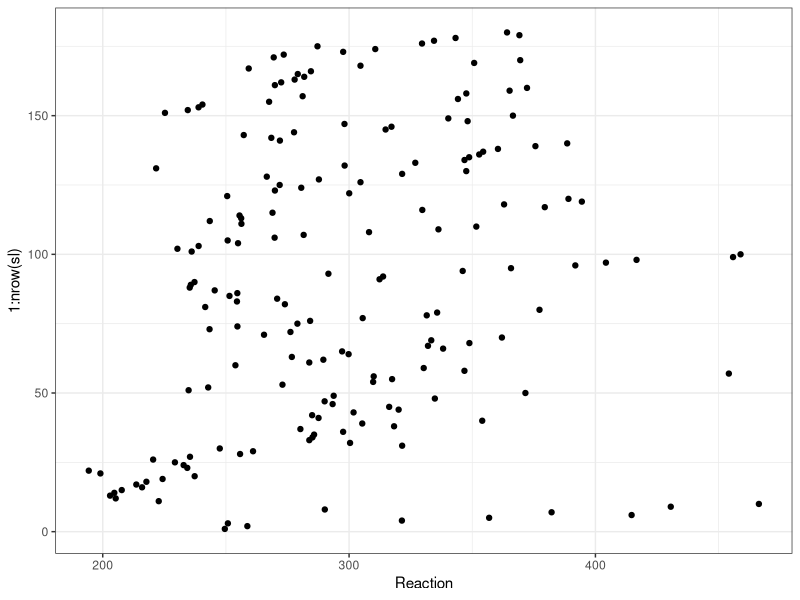
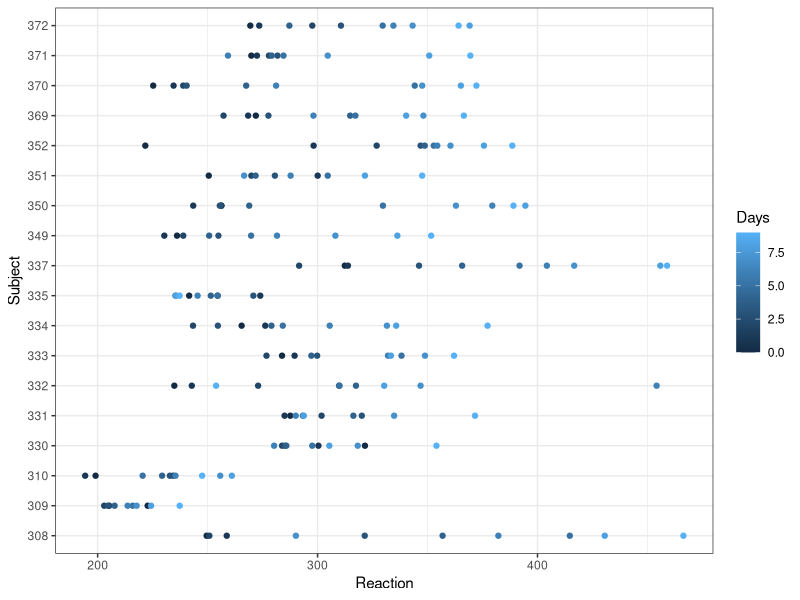
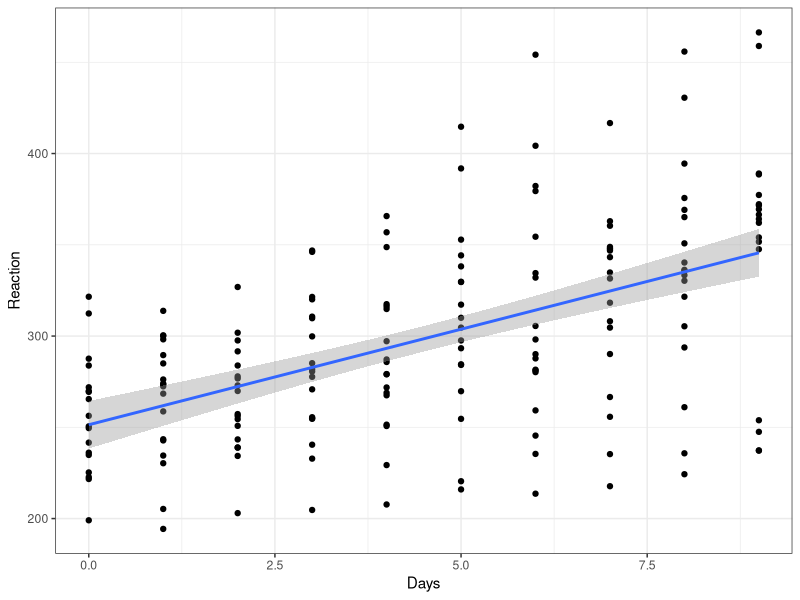
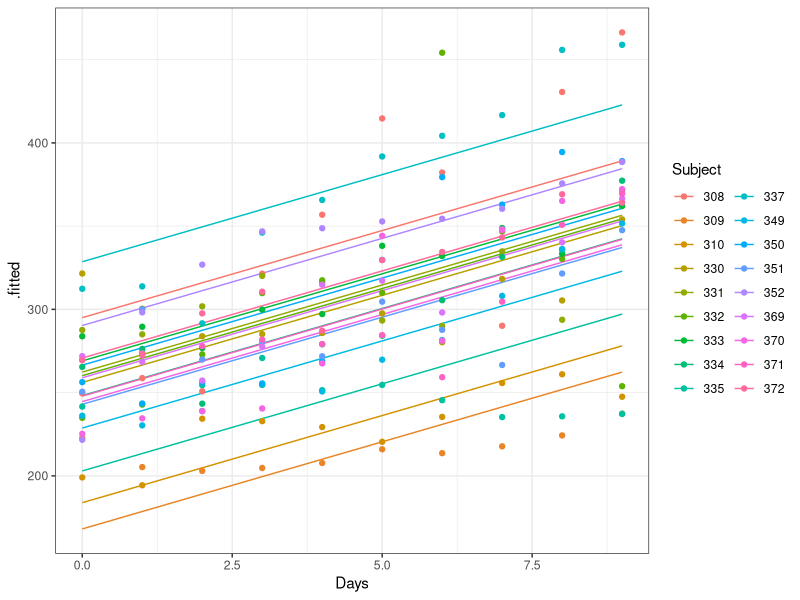
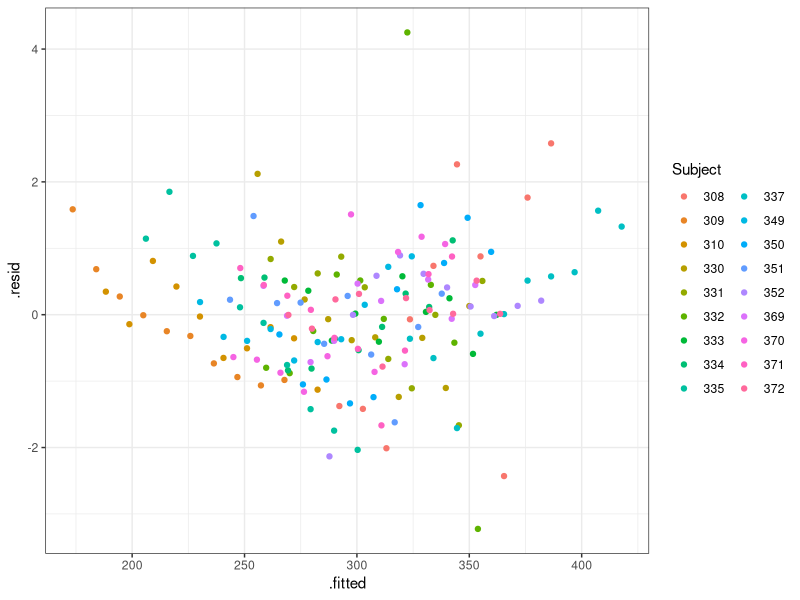
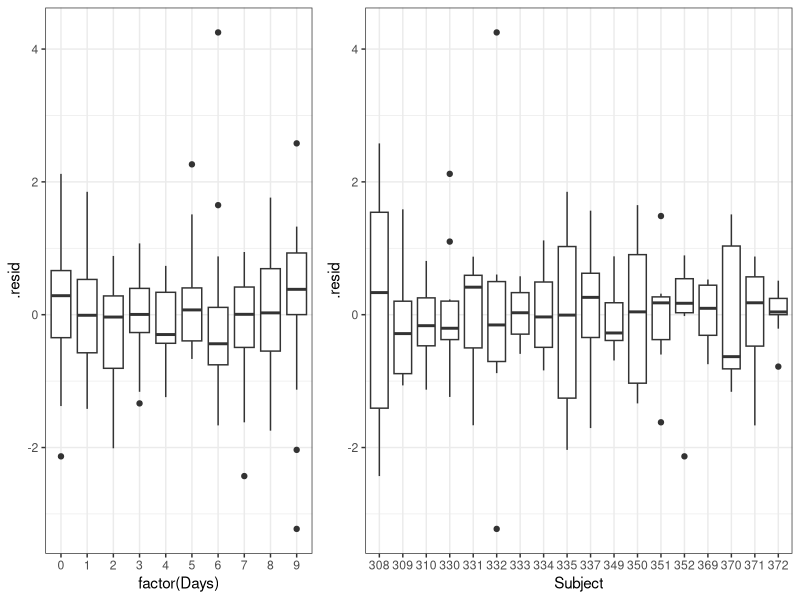
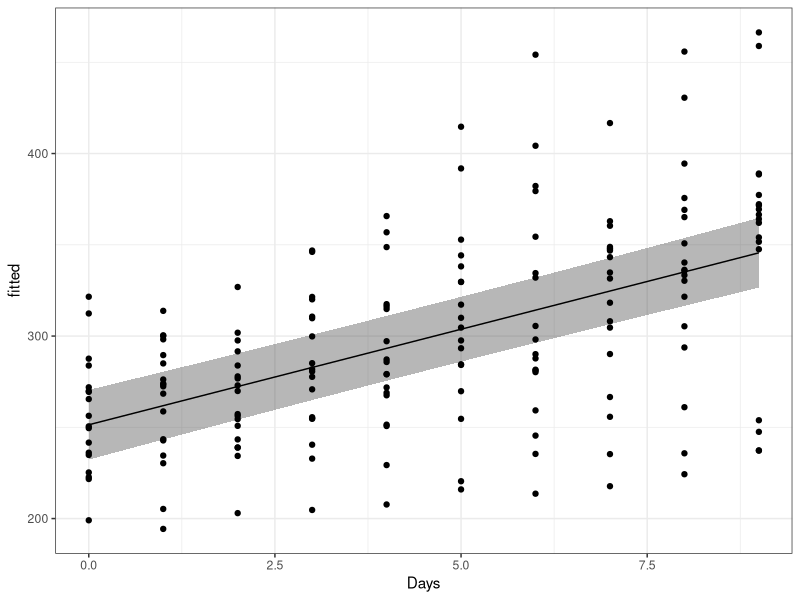
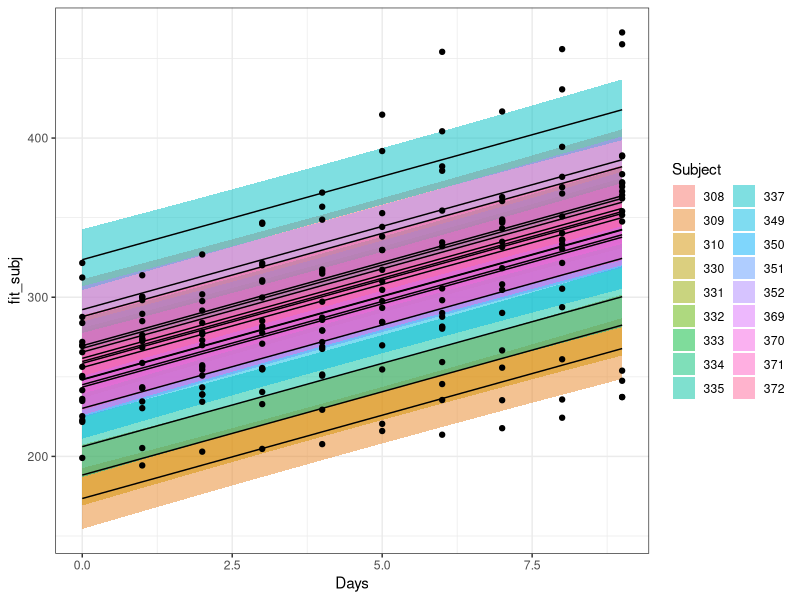

R code for these plots, in order:
# title: "Смешанные линейные модели (случайный интерсепт и случайный угол наклона)"
# subtitle: "Линейные модели..."
# author: "Марина Варфоломеева, Вадим Хайтов"


## Пример: Как время реакции людей зависит от бессонницы?

# В датасете `sleepstudy` из пакета `lme4`
# описание немного отличается от того, что в
# статье Belenky et al., 2003:
# В ночь перед нулевым днем всем испытуемым давали
# поспать нормальное время, а в следующие 9 ночей
# --- давали спать по 3 часа. Каждый день измеряли
# время реакции в серии тестов.
#
# Данные: Belenky et al. (2003) Patterns of performance degradation and restoration during sleep restriction and subsequent recovery: a sleep dose-response study. Journal of Sleep Research 12, 1–12.
#

# - `Reaction` --- среднее время реакции в серии тестов в день наблюдения, мс
# - `Days` --- число дней депривации сна
# - `Subject` --- номер испытуемого


library(lme4)
data(sleepstudy)
sl <- sleepstudy
head(sl, 3)

## Знакомство с данными
str(sl)
# пропущенные значения
colSums(is.na(sl))

# число субъектов
length(unique(sl$Subject))
# сбалансирован ли объем выборки?
table(sl$Subject)
table(sl$Subject, sl$Days)

## Есть ли выбросы?
library(ggplot2)
theme_set(theme_bw())
# построим дот-плот
ggplot(sl, aes(x = Reaction, y = 1:nrow(sl))) +
  geom_point()

## Как меняется время реакции разных субъектов?
ggplot(sl, aes(x = Reaction, y = Subject, colour = Days)) +
  geom_point()


## Что делать с разными субъектами?

## Не учитываем группирующий фактор.
Wrong1 <- lm(Reaction ~ Days, data = sl)

# График этой модели
ggplot(sl, aes(x = Days, y = Reaction)) +
  geom_point() +
  geom_smooth(se = TRUE, method = "lm", size = 1)

summary(Wrong1)


## Группирующий фактор как фиксированный.

Wrong2 <- lm(Reaction ~ Days + Subject, data = sl)

Wrong2_diag <- fortify(Wrong2)
ggplot(Wrong2_diag, aes(x = Days, colour = Subject)) +
  geom_line(aes(y = .fitted, group = Subject)) +
  geom_point(data = sl, aes(y = Reaction)) +
  guides(colour = guide_legend(ncol = 2))



## Фиксированные и случайные факторы

## Задание 1 -------------------------------------
#
# Какого типа эти факторы? Поясните ваш выбор.
#
# - Несколько произвольно выбранных градаций плотности моллюсков в полевом эксперименте, где плотностью манипулировали.
#
# - Фактор размер червяка (маленький, средний, большой) в выборке червей.
#
# - Деление губы Чупа на зоны с разной степенью распреснения.



## Cмешанные линейные модели

## Смешанные модели со случайным отрезком

# выгружаем lme4, чтобы не было конфликтов с nlme
detach(name = "package:lme4")
library(nlme)
M1 <- lme(Reaction ~ Days, random = ~ 1 | Subject, data = sl)


## Анализ остатков
## График остатков от предсказанных значений
M1_diag <- data.frame(sl,
                      .resid = resid(M1, type = "pearson"),
                      .fitted <- fitted(M1))
gg_resid <- ggplot(M1_diag, aes(y = .resid)) +
  guides(colour = guide_legend(ncol = 2))
gg_resid + geom_point(aes(x = .fitted, colour = Subject))

## Графики остатков от ковариат в модели и не в модели
library(gridExtra)
grid.arrange(gg_resid + geom_boxplot(aes(x = factor(Days))),
             gg_resid + geom_boxplot(aes(x = Subject)),
             ncol = 2, widths = c(0.4, 0.6))


## Тестирование гипотез в смешанных моделях
#
## (а) t-(или -z) тесты (REML)
summary(M1)

## (б) F-тест (REML)
library(car)
anova(M1, test = "F")

## (в) Попарное сравнение вложенных моделей при помощи тестов отношения правдоподобий (ML)
M1.ml <- lme(Reaction ~ Days, random = ~1|Subject, data = sl, method = "ML")
M2.ml <- lme(Reaction ~ 1, random = ~1 | Subject, data = sl, method = "ML")
anova(M1.ml, M2.ml)

## (г) Сравнение моделей по AIC (ML)
AIC(M1.ml, M2.ml)

## Подбор оптимальной модели и проверка условий применимости

# В нашем случае модель не изменилась, поэтому данный этап выпадает из анализа

## Представление результатов

M1_fin <- lme(Reaction ~ Days, random = ~1|Subject, data = sl,
              method = "REML")

## Уравнение модели
fixef(M1_fin)    # Фиксированные эффекты
VarCorr(M1_fin)  # Случайные эффекты


## Внутриклассовая корреляция
M1_fin

# $\sigma_{effect}^2 / (\sigma_{effect}^2 + \sigma^2)$
37.12383^2 / (37.12383^2 + 30.99123^2)


## Данные для графика предсказаний фиксированной части модели

# Исходные данные
library(plyr)
NewData_M1_fin <- ddply(
  sl, .(Subject), summarise,
  Days = seq(min(Days), max(Days), length = 10)
  )

# Предсказанные значения при помощи predict()
# level = 0 - для фиксированных эффектов (т.е. без учета субъекта)
NewData_M1_fin$fitted <- predict(M1_fin, NewData_M1_fin, level = 0)

# Предсказанные значения при помощи матриц
X <- model.matrix(~ Days, data = NewData_M1_fin)
betas <- fixef(M1_fin)
NewData_M1_fin$fitted <- X %*% betas

# Cтандартные ошибки и дов. интервалы
NewData_M1_fin$se <- sqrt( diag(X %*% vcov(M1_fin) %*% t(X)) )
NewData_M1_fin$lwr <- NewData_M1_fin$fitted - 1.96 * NewData_M1_fin$se
NewData_M1_fin$upr <- NewData_M1_fin$fitted + 1.96 * NewData_M1_fin$se

## График предсказаний фиксированной части модели
ggplot(data = NewData_M1_fin, aes(x = Days, y = fitted)) +
  geom_ribbon(alpha = 0.35, aes(ymin = lwr, ymax = upr)) +
  geom_line() +
  geom_point(data = sl, aes(x = Days, y = Reaction))


## Данные для графика предсказаний для индивидуальных уровней случайного фактора

NewData_M1_fin$fit_subj <- predict(M1_fin, NewData_M1_fin, level = 1)
# или то же самое при помощи матриц
# случайные эффекты для каждого субъекта
# это датафрейм с одним столбцом
rand <- ranef(M1_fin)
# "разворачиваем" для каждой строки данных
all_rand <- rand[as.numeric(NewData_M1_fin$Subject), 1]
# прибавляем случайные эффекты к предсказаниям фикс. части
NewData_M1_fin$fit_subj <- X %*% betas + all_rand


## График предсказаний для индивидуальных уровней случайного фактора
ggplot(NewData_M1_fin, aes(x = Days, y = fit_subj, group = Subject)) +
  geom_ribbon(alpha = 0.5, aes(fill = Subject, ymin = fit_subj - 1.96*se,
                  ymax = fit_subj + 1.96*se)) +
  geom_line() +
  geom_point(data = sl, aes(x = Days, y = Reaction))  +
  guides(fill = guide_legend(ncol = 2))


## Смешанные модели со случайным отрезком и углом наклона ##################

## Смешанная модель со случайным отрезком и углом наклона в R

MS1 <- lme(Reaction ~ Days, random = ~ 1 + Days|Subject, data = sl)

## Задание 2 ------------------------------------
# Проверьте получившуюся модель MS1
#
# Сделайте самостоятельно:
#
# - Анализ остатков
# - Проверку влияния факторов + подбор оптимальной модели
# - Визуализацию предсказаний

